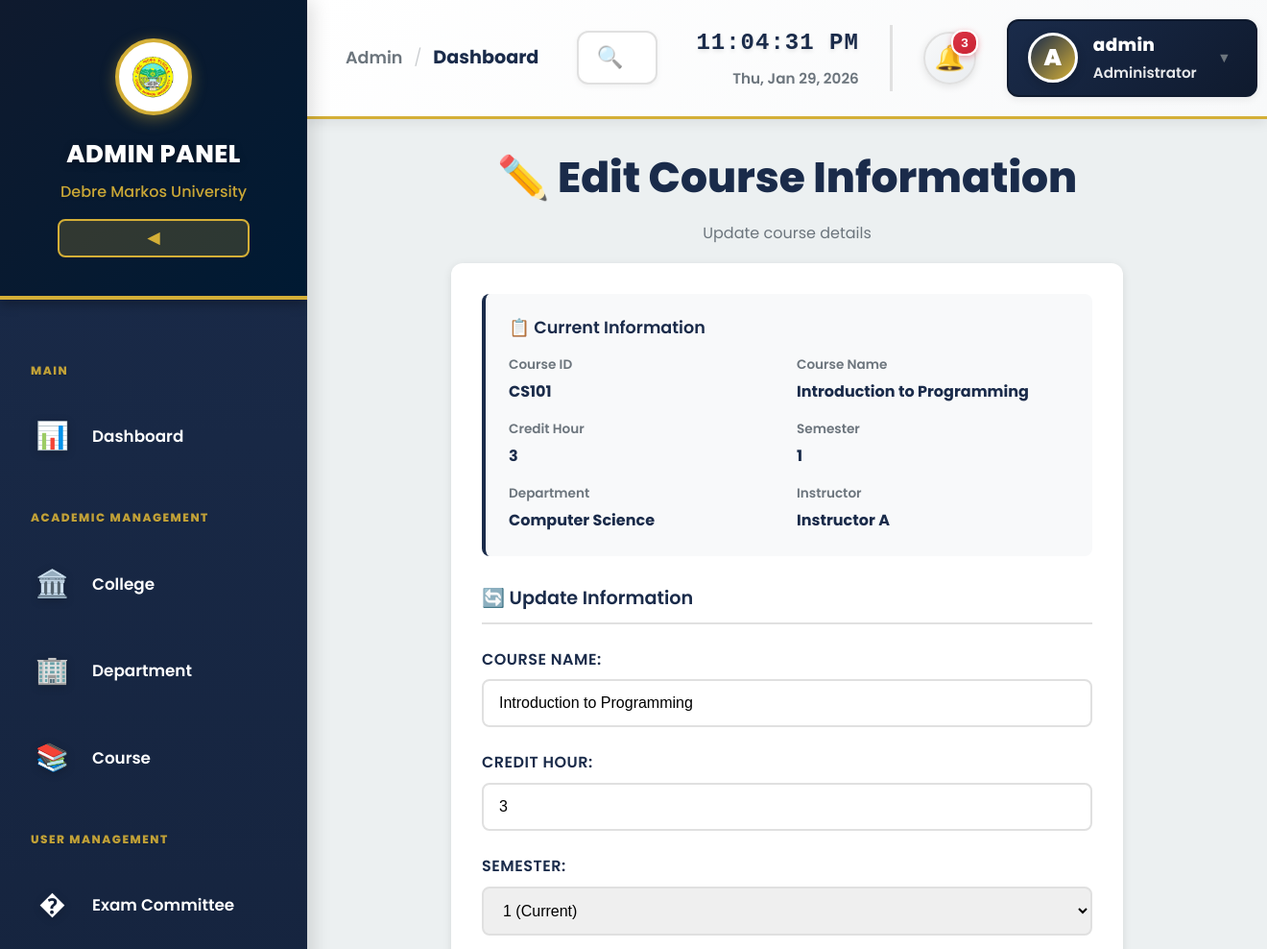
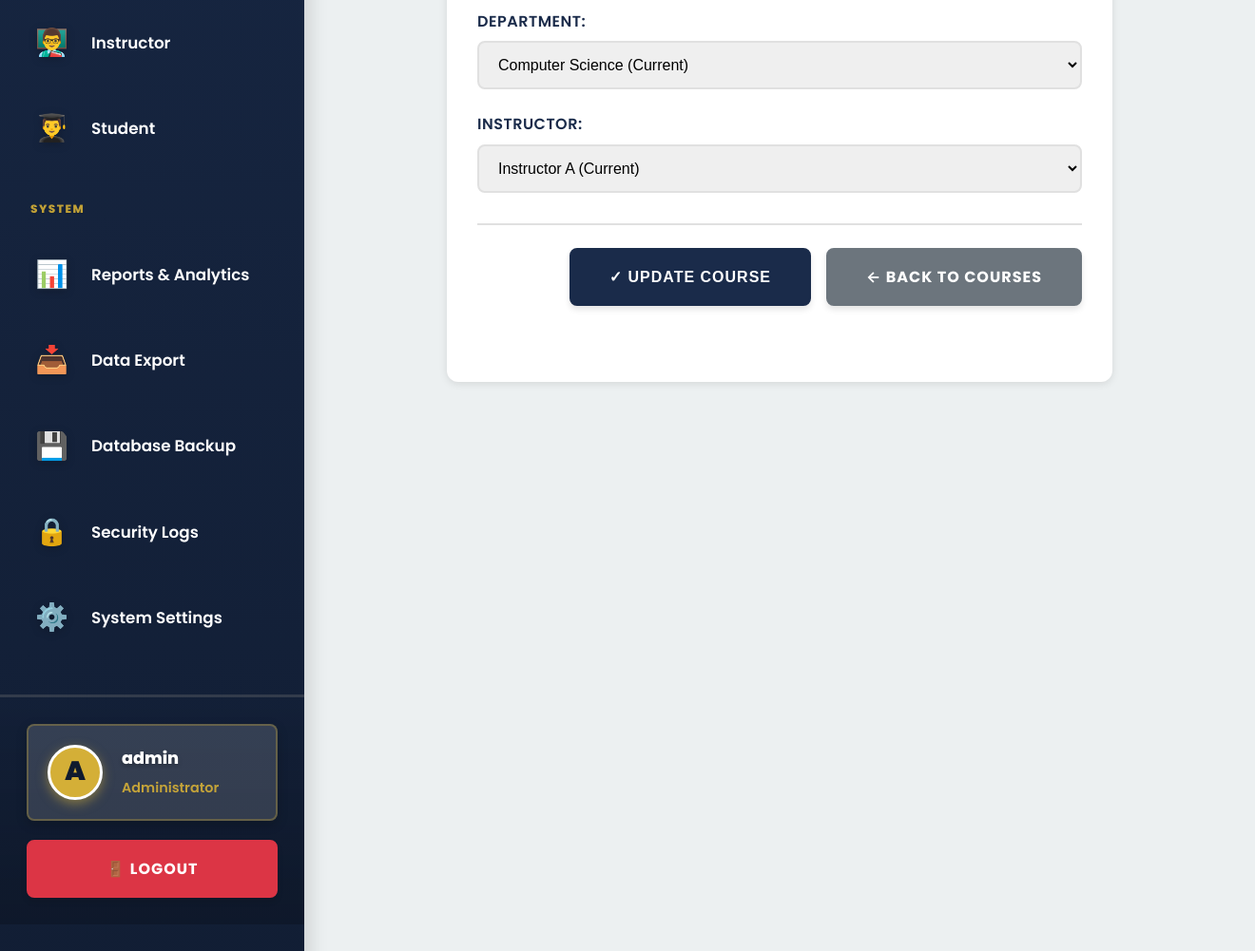
/Admin/EditCourse.php?CourseId=CS101 (signed in), run on the app's committed database (2 pictures, top to bottom).
### tables this page shows
CREATE TABLE `course` (
  `course_id` varchar(10) NOT NULL,
  `course_name` varchar(50) NOT NULL,
  `credit_hr` int(2) NOT NULL,
  `dept_name` varchar(50) NOT NULL,
  `semister` int(11) NOT NULL,
  `Inst_Name` varchar(50) NOT NULL,
  PRIMARY KEY (`course_id`),
  UNIQUE KEY `course_name` (`course_name`)
);

### Admin/EditCourse.php (the view, shortened to what this page needs)
<?php
$con = new mysqli("localhost","root","","oes");
$CourseId = $_GET['CourseId'];
$sql = "select * from course where course_id='".$CourseId."'";
$result = $con->query($sql);
if($row = $result->fetch_array()) {
    $Id = $row['course_id'];
    $Name = $row['course_name'];
    $Credit = $row['credit_hr'];
    $Sem = $row['semister'];
    $Dept = $row['dept_name'];
    $Instructor = $row['Inst_Name'];
} else {
    header("Location: Course.php");
    exit();
}
?>
<!DOCTYPE html>
<html lang="en">
<head>
    <link href="../assets/css/modern-v2.css" rel="stylesheet">
    <link href="../assets/css/admin-modern-v2.css" rel="stylesheet">
    <link href="../assets/css/admin-sidebar.css" rel="stylesheet">
</head>
<body class="admin-layout">
    <?php include 'sidebar-component.php'; ?>
    <div class="admin-main-content">
        <?php include 'header-component.php'; ?>
        <div class="admin-content">
            <div class="page-header">
                <h1>✏️ Edit Course Information</h1>
                <p>Update course details</p>
            </div>
            <div class="edit-container">
                <div class="info-section">
                    <h3>📋 Current Information</h3>
                    <div class="info-grid">
                        <div class="info-item">
                            <span class="info-label">Course ID</span>
                            <span class="info-value"><?php echo $Id; ?></span>
                        </div>
                        <div class="info-item">
                            <span class="info-label">Course Name</span>
                            <span class="info-value"><?php echo $Name; ?></span>
                        </div>
                        <div class="info-item">
                            <span class="info-label">Credit Hour</span>
                            <span class="info-value"><?php echo $Credit; ?></span>
                        </div>
                        <div class="info-item">
                            <span class="info-label">Semester</span>
                            <span class="info-value"><?php echo $Sem; ?></span>
                        </div>
                        <div class="info-item">
                            <span class="info-label">Department</span>
                            <span class="info-value"><?php echo $Dept; ?></span>
                        </div>
                        <div class="info-item">
                            <span class="info-label">Instructor</span>
                            <span class="info-value"><?php echo $Instructor; ?></span>
                        </div>
                    </div>
                </div>
                <div class="form-section">
                    <h3>🔄 Update Information</h3>
                    <form method="post" action="UpdateCourse.php">
                        <div class="form-group">
                            <label for="txtCourseName">Course Name:</label>
                            <input type="text" name="txtCourseName" id="txtCourseName" required value="<?php echo $Name; ?>">
                        </div>
                        <div class="form-group">
                            <label for="txtCredit">Credit Hour:</label>
                            <input type="text" name="txtCredit" id="txtCredit" required value="<?php echo $Credit; ?>">
                        </div>
                        <div class="form-group">
                            <label for="cmbSem">Semester:</label>
                            <select name="cmbSem" id="cmbSem">
                                <option value="<?php echo $Sem; ?>"><?php echo $Sem; ?> (Current)</option>
                            </select>
                        </div>
                        <div class="form-group">
                            <label for="cmbDept">Department:</label>
                            <select name="cmbDept" id="cmbDept">
                                <option value="<?php echo $Dept; ?>"><?php echo $Dept; ?> (Current)</option>
                            </select>
                        </div>
                        <div class="form-group">
                            <label for="cmbInst">Instructor:</label>
                            <select name="cmbInst" id="cmbInst">
                                <option value="<?php echo $Instructor; ?>"><?php echo $Instructor; ?> (Current)</option>
                            </select>
                        </div>
                        <div class="form-actions">
                            <button type="submit" class="btn btn-primary">
                                ✓ Update Course
                            </button>
                            <a href="Course.php" class="btn btn-secondary">
                                ← Back to Courses
                            </a>
                        </div>
                    </form>
                </div>
            </div>
        </div>
    </div>
</body>
</html>

### assets/css/modern-v2.css (style rules this page uses)
:root { --primary-color: #1a2b4a; --primary-dark: #0f1a2e; --primary-light: #2d4263; --secondary-color: #d4af37; --secondary-dark: #b8941f; --secondary-light: #e6c84f; --accent-blue: #3b5998; --accent-teal: #17a2b8; --success-color: #28a745; --danger-color: #dc3545; --warning-color: #ffc107; --text-primary: #2c3e50; --text-secondary: #6c757d; --text-light: #95a5a6; --bg-primary: #ffffff; --bg-secondary: #f8f9fa; --bg-light: #ecf0f1; --border-color: #dee2e6; --shadow-sm: 0 2px 4px rgba(0, 0, 0, 0.08); --shadow-md: 0 4px 12px rgba(0, 0, 0, 0.12); --shadow-lg: 0 8px 24px rgba(0, 0, 0, 0.15); --shadow-xl: 0 12px 40px rgba(0, 0, 0, 0.2); --radius-sm: 4px; --radius-md: 8px; --radius-lg: 12px; --radius-xl: 16px; --radius-full: 50%; }
* { margin: 0; padding: 0; box-sizing: border-box; }
body { font-family: 'Poppins', -apple-system, BlinkMacSystemFont, 'Segoe UI', sans-serif; font-size: 16px; line-height: 1.6; color: var(--text-primary); background: linear-gradient(135deg, rgba(26, 43, 74, 0.5) 0%, rgba(15, 26, 46, 0.6) 100%), url('../../images/exam.webp') center/cover no-repeat fixed; min-height: 100vh; display: flex; flex-direction: column; }
h1, h2, h3, h4, h5, h6 { font-weight: 700; line-height: 1.3; margin-bottom: 1rem; color: var(--primary-color); }
h1 { font-size: 2.75rem; font-weight: 800; }
h3 { font-size: 1.875rem; font-weight: 600; }
p { margin-bottom: 1rem; color: var(--text-secondary); line-height: 1.8; }
a { color: var(--primary-color); text-decoration: none; transition: all 0.3s ease; }
.btn { display: inline-block; padding: 1rem 2.5rem; font-size: 1rem; font-weight: 700; text-align: center; border: none; border-radius: var(--radius-md); cursor: pointer; transition: all 0.3s ease; text-transform: uppercase; letter-spacing: 1px; box-shadow: 0 4px 6px rgba(0, 0, 0, 0.1); text-decoration: none; }
.btn-primary { background: #1a2b4a !important; color: white !important; border: 2px solid #1a2b4a !important; }
.btn-secondary { background: #6c757d !important; color: white !important; border: 2px solid #6c757d !important; }
.form-group { margin-bottom: 2rem; }
.form-group label { display: block; margin-bottom: 0.75rem; font-weight: 600; color: var(--primary-color); font-size: 0.95rem; text-transform: uppercase; letter-spacing: 0.5px; }

### assets/css/admin-modern-v2.css (style rules this page uses)
.form-section { margin-bottom: 3rem; }
.form-actions { display: flex; gap: 1.25rem; justify-content: flex-end; padding-top: 2rem; border-top: 3px solid var(--border-color); }

### assets/css/admin-sidebar.css (style rules this page uses)
body.admin-layout { display: flex; flex-direction: column; min-height: 100vh; }
.admin-main-content { margin-left: 320px; flex: 1; display: flex; flex-direction: column; transition: margin-left 0.3s cubic-bezier(0.4, 0, 0.2, 1); }
.admin-content { padding: 2rem; flex: 1; background: var(--bg-light); }

### Admin/EditCourse.php (style rules this page uses)
.page-header { text-align: center; }
.edit-container { background: white; border-radius: var(--radius-lg); box-shadow: 0 2px 8px rgba(0, 0, 0, 0.1); padding: 2rem; max-width: 700px; margin: 0 auto; }
.info-section { background: #f8f9fa; padding: 1.5rem; border-radius: var(--radius-md); margin-bottom: 2rem; border-left: 4px solid var(--primary-color); }
.info-section h3 { margin: 0 0 1rem 0; color: var(--primary-color); font-size: 1.1rem; }
.info-grid { display: grid; grid-template-columns: repeat(2, 1fr); gap: 1rem; }
.info-item { display: flex; flex-direction: column; }
.info-label { font-size: 0.85rem; color: var(--text-secondary); font-weight: 600; margin-bottom: 0.25rem; }
.info-value { font-size: 1rem; color: var(--primary-color); font-weight: 700; }
.form-section h3 { margin: 0 0 1.5rem 0; color: var(--primary-color); font-size: 1.2rem; padding-bottom: 0.75rem; border-bottom: 2px solid #e0e0e0; }
.form-group { margin-bottom: 1.5rem; }
.form-group label { display: block; margin-bottom: 0.5rem; font-weight: 600; color: var(--primary-color); font-size: 1rem; }
.form-group input[type="text"], .form-group select { width: 100%; padding: 0.875rem 1rem; border: 2px solid #e0e0e0; border-radius: var(--radius-md); font-size: 1rem; transition: all 0.3s ease; }
.form-actions { display: flex; gap: 1rem; margin-top: 2rem; padding-top: 1.5rem; border-top: 2px solid #e0e0e0; }

### data on the page
course: course_id "CS101", course_name "Introduction to Programming", credit_hr "3", semister "1", dept_name "Computer Science", Inst_Name "Instructor A", txtCourseName "Introduction to Programming", txtCredit "3", cmbSem "1 (Current)", cmbDept "Computer Science (Current)", cmbInst "Instructor A (Current)"

### other printed values
substr($_SESSION['username'], 0, 1) "A"
$_SESSION['username'] "admin"
$pageTitle "Dashboard"
